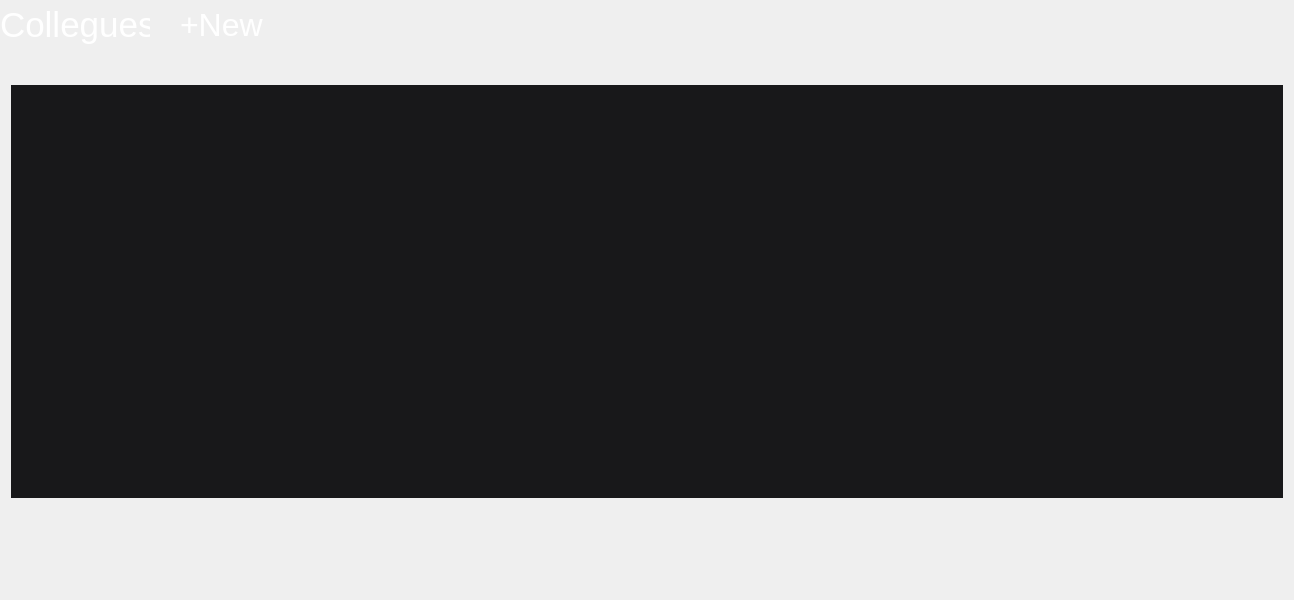
<?xml version="1.0" encoding="UTF-8"?>
<ui version="4.0">
 <class>ColleaguesForm</class>
 <widget class="QWidget" name="ColleaguesForm">
  <property name="geometry">
   <rect>
    <x>0</x>
    <y>0</y>
    <width>1294</width>
    <height>600</height>
   </rect>
  </property>
  <property name="minimumSize">
   <size>
    <width>1294</width>
    <height>600</height>
   </size>
  </property>
  <property name="maximumSize">
   <size>
    <width>1294</width>
    <height>600</height>
   </size>
  </property>
  <property name="windowTitle">
   <string>Form</string>
  </property>
  <property name="styleSheet">
   <string notr="true"/>
  </property>
  <widget class="QTableWidget" name="tblWidgetId">
   <property name="geometry">
    <rect>
     <x>11</x>
     <y>85</y>
     <width>1272</width>
     <height>413</height>
    </rect>
   </property>
   <property name="minimumSize">
    <size>
     <width>1272</width>
     <height>413</height>
    </size>
   </property>
   <property name="maximumSize">
    <size>
     <width>1272</width>
     <height>413</height>
    </size>
   </property>
   <property name="font">
    <font>
     <family>Arial</family>
     <pointsize>12</pointsize>
    </font>
   </property>
   <property name="layoutDirection">
    <enum>Qt::LeftToRight</enum>
   </property>
   <property name="autoFillBackground">
    <bool>true</bool>
   </property>
   <property name="styleSheet">
    <string notr="true">QTableWidget#tblWidgetId
{
	background-color: #18181a;	
	color: #909090;	
	border:none;
	gridline-color: #18181a;	
}

QTableWidget#tblWidgetId QHeaderView::section:horizontal
{
	padding:7px 5px 0px 5px;	
    height:24px;
	font: 15px arial, sans-serif;
	color: #ffffff;
    border-style: none;
    border-left: 1px solid #909090;
    border-top: none;
    border-right: none;
    border-bottom: 1px solid #909090;
    background-color: transparent;	
 }

QTableWidget#tblWidgetId::item
{
	border-left:1px solid #909090
}

QTableWidget#tblWidgetId QHeaderView::section:horizontal:first
{
    border-left: none;	
}</string>
   </property>
   <property name="frameShape">
    <enum>QFrame::StyledPanel</enum>
   </property>
   <property name="midLineWidth">
    <number>0</number>
   </property>
   <property name="editTriggers">
    <set>QAbstractItemView::NoEditTriggers</set>
   </property>
   <property name="selectionMode">
    <enum>QAbstractItemView::ExtendedSelection</enum>
   </property>
   <property name="selectionBehavior">
    <enum>QAbstractItemView::SelectRows</enum>
   </property>
   <property name="showGrid">
    <bool>true</bool>
   </property>
   <property name="gridStyle">
    <enum>Qt::SolidLine</enum>
   </property>
   <property name="sortingEnabled">
    <bool>true</bool>
   </property>
   <property name="wordWrap">
    <bool>false</bool>
   </property>
   <property name="cornerButtonEnabled">
    <bool>false</bool>
   </property>
   <property name="rowCount">
    <number>0</number>
   </property>
   <property name="columnCount">
    <number>0</number>
   </property>
   <attribute name="horizontalHeaderHighlightSections">
    <bool>false</bool>
   </attribute>
   <attribute name="horizontalHeaderShowSortIndicator" stdset="0">
    <bool>false</bool>
   </attribute>
   <attribute name="verticalHeaderDefaultSectionSize">
    <number>30</number>
   </attribute>
   <attribute name="verticalHeaderHighlightSections">
    <bool>true</bool>
   </attribute>
  </widget>
  <widget class="ColleaguesLabel" name="lblCollegues">
   <property name="geometry">
    <rect>
     <x>0</x>
     <y>0</y>
     <width>150</width>
     <height>50</height>
    </rect>
   </property>
   <property name="font">
    <font>
     <family>Arial</family>
     <pointsize>26</pointsize>
     <weight>50</weight>
     <bold>false</bold>
    </font>
   </property>
   <property name="styleSheet">
    <string notr="true">color: #ffffff;
background-color:transparent;</string>
   </property>
   <property name="text">
    <string>Collegues</string>
   </property>
  </widget>
  <widget class="ColleaguesLabel" name="lblAddNew">
   <property name="geometry">
    <rect>
     <x>180</x>
     <y>0</y>
     <width>91</width>
     <height>50</height>
    </rect>
   </property>
   <property name="font">
    <font>
     <family>Arial</family>
     <pointsize>24</pointsize>
    </font>
   </property>
   <property name="styleSheet">
    <string notr="true">background-color:transparent;
color:#ffffff;
</string>
   </property>
   <property name="text">
    <string>+New</string>
   </property>
  </widget>
 </widget>
 <customwidgets>
  <customwidget>
   <class>ColleaguesLabel</class>
   <extends>QLabel</extends>
   <header location="global">CommonUiControllers\Views\Colleagues\ColleaguesLabel.h</header>
  </customwidget>
 </customwidgets>
 <resources/>
 <connections/>
</ui>
